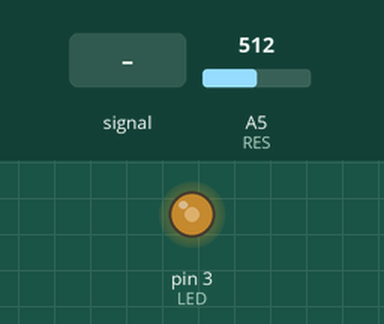
Recording of a sketch running on a simulated Arduino Uno, built with avr-gcc and run on an emulated ATmega328P. Shown: output pins drawn as LEDs (lit = HIGH). The test bench sets the inputs (shaded band); at power-on: A5 (RES) = 512. What the sketch prints to the serial monitor is not drawn.

Above: at 1.2 s.
1.3 s: A5 (RES) fed a 200 Hz sine of ±81 counts around its level
Timing chart, 0 to 2.7 s (numbered marks = the images above; inputs shaded):
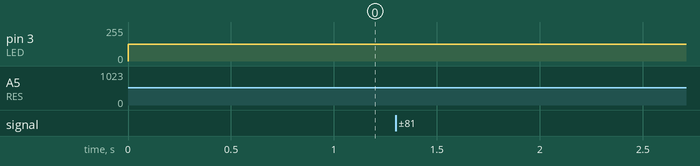

The sketch:

EX4.ino
```cpp
#define RES A5
#define LED 3

void setup() {
  Serial.begin(9600);
  pinMode(LED, OUTPUT);
  // put your setup code here, to run once:

}
float res = 0; // what the value of the resistance is
int res_print = 0; // check to time when to pring resistance in serial

void loop() {
  // put your main code here, to run repeatedly:
res = analogRead(RES); // Read the resistivity

if (res_print% 5000 == 0) { // delay built in by clock
Serial.print("RES ");
Serial.println((int) res); // print current state of resistance
}

res = (res/1024)*255; // scale analog out to 0-255
if (res <= 0 ){res = 0;}
analogWrite(LED, (int) res); // turn on LED

res_print += 1;

}
```
